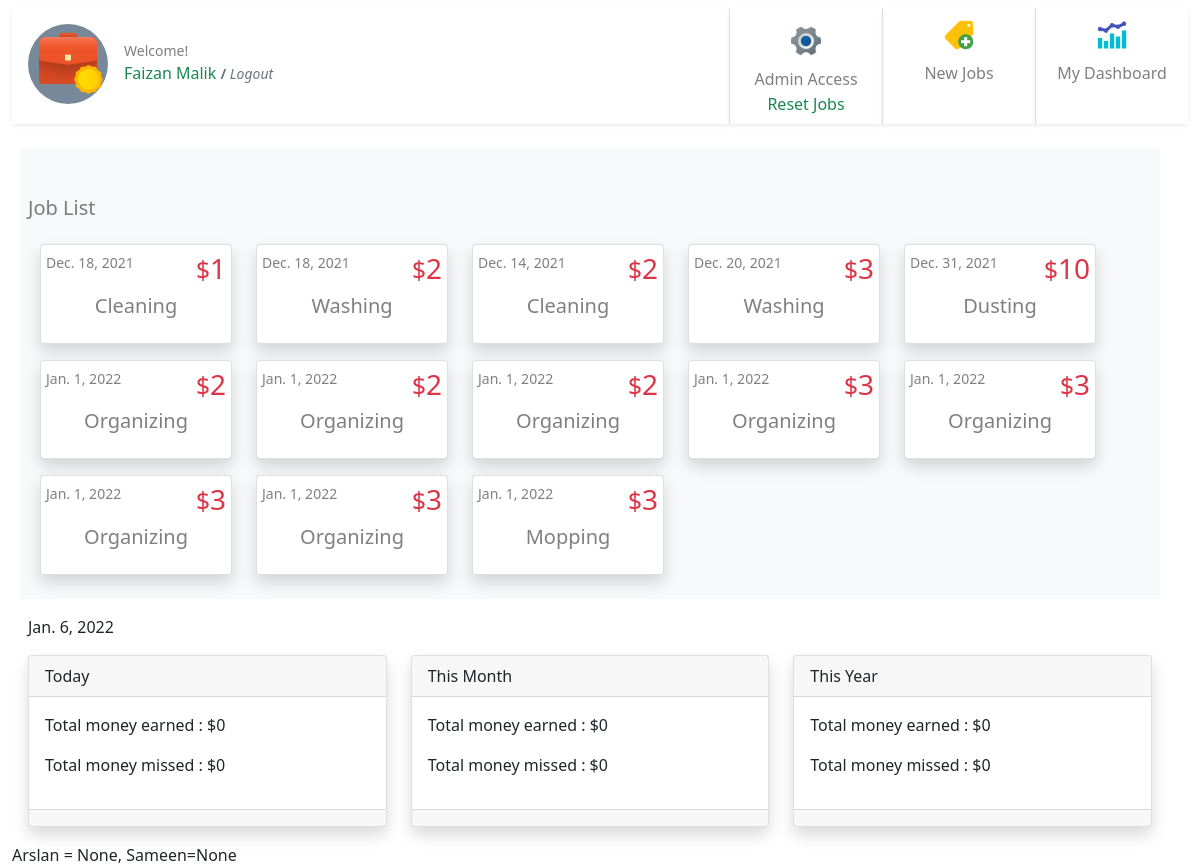
Before: /dashboard/ (signed in) with the older database file.
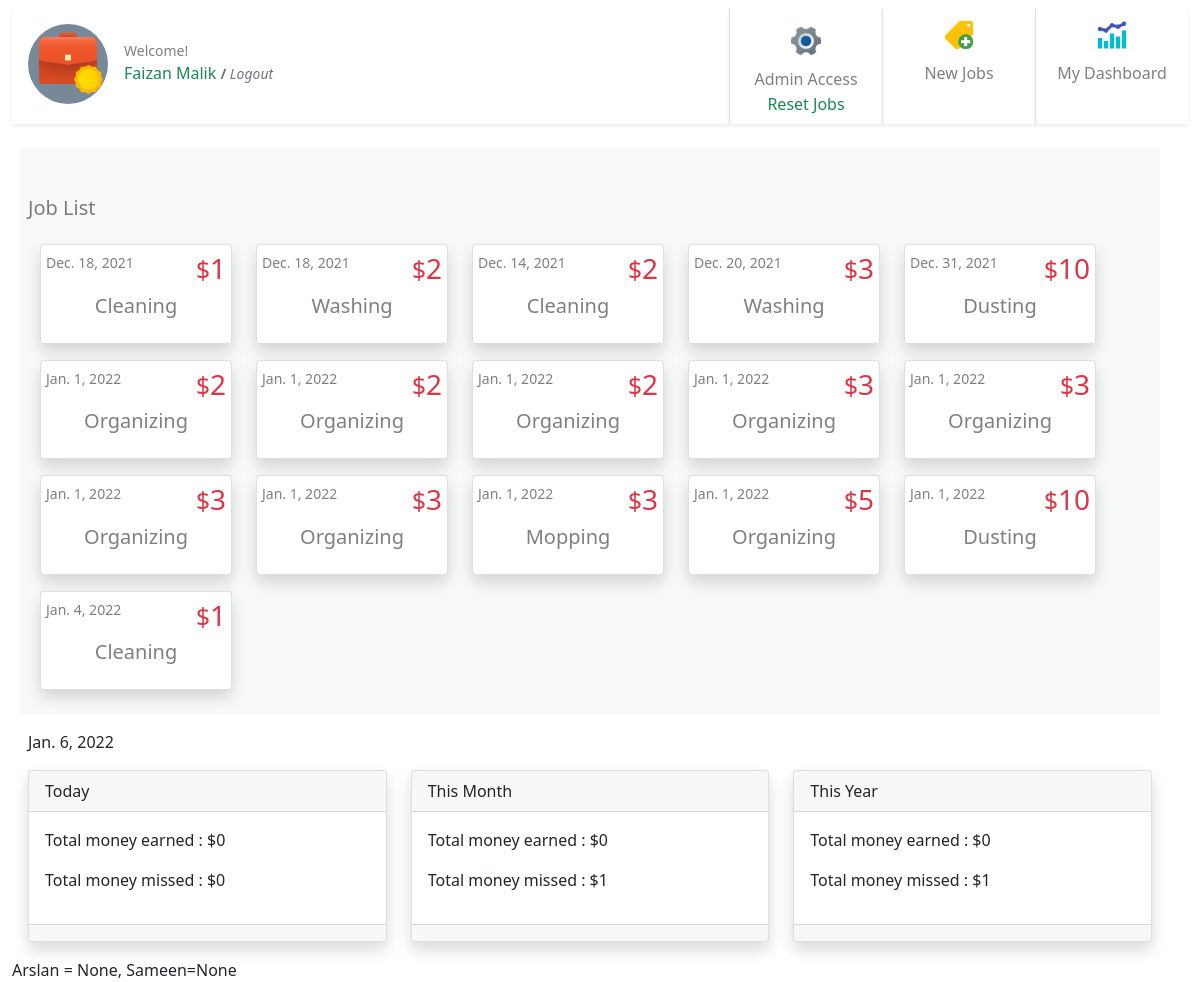
After: the same page with the newer database file.
### jobs/models.py (models this page shows, shortened)
class JobPost(models.Model):
    job_title = models.CharField(max_length=200)
    publish_date = models.DateTimeField('date published', auto_now_add=True)
    job_detail = models.CharField(max_length=200)
    job_price = models.IntegerField(default=0)
    job_taken = models.BooleanField(default=False)
    job_under_review = models.BooleanField(default=False)
    job_passed_review = models.BooleanField(default=False)
    job_taken_date = models.DateTimeField('date job taken', null=True, blank=True)
    job_done = models.BooleanField(default=False)
    job_done_date = models.DateTimeField('date job completed', null=True, blank=True)
    job_taker = models.ForeignKey(User, on_delete=models.CASCADE, null=True, blank=True, related_name='job_user')
    job_creator = models.ForeignKey(User, on_delete=models.CASCADE, null=True, blank=True, related_name='job_author')
    job_rejected_by_admin = models.BooleanField(default=False)
    job_expired = models.BooleanField(default=False)
    def __str__(self):
        return self.job_title

### jobs/views.py (the view)
# urls.py: path('dashboard/', views.dashboard, name='dashboard'),
@login_required
def dashboard(request):
    date_today = timezone.datetime.now()
    job_list = get_this_family_jobs(request)
    unclaimed_this_day = get_this_family_jobs(request).filter(publish_date__day=date_today.day).filter(job_taken= False).aggregate(Sum('job_price'))
    unclaimed_this_month = get_this_family_jobs(request).filter(publish_date__month=date_today.month).filter(job_taken= False).aggregate(Sum('job_price'))
    unclaimed_this_year = get_this_family_jobs(request).filter(publish_date__year=date_today.year).filter(job_taken= False).aggregate(Sum('job_price'))
    my_total_this_day = get_this_family_jobs(request).filter(publish_date__day=date_today.day).filter(job_taker=request.user).filter(job_taken=True).filter(job_done=True).filter(job_passed_review= True).aggregate(Sum('job_price'))
    my_total_this_month = get_this_family_jobs(request).filter(publish_date__month=date_today.month).filter(job_taker=request.user).filter(job_taken=True).filter(job_done=True).filter(job_passed_review= True).aggregate(Sum('job_price'))
    my_total_this_year = get_this_family_jobs(request).filter(publish_date__year=date_today.year).filter(job_taker=request.user).filter(job_taken=True).filter(job_done=True).filter(job_passed_review= True).aggregate(Sum('job_price'))
    print("job = ", job_list)
    def get_jobs_ready_for_payment_this_month(request):
        jobs = {}
        user_group = Group.objects.get(user = request.user)
        users_in_a_group = User.objects.filter(groups=user_group)
        for u in users_in_a_group:
            if u.is_staff:
                pass
            else:
                jobs[u.first_name] = get_this_family_jobs(request).filter(publish_date__month=date_today.month).filter(job_taker=u).filter(job_taken=True).filter(job_done=True).filter(job_passed_review= True).aggregate(Sum('job_price'))
        print("Family jobs this month : ", jobs)
        for key, value in jobs.items():
            print("JOBS for this family children : ", key, value)
        return jobs
    get_jobs_ready_for_payment_this_month(request)
    template = loader.get_template('jobs/dashboard.html')
    context = {
    'user': request.user,
    'date_today' : date_today,
    'unclaimed_this_day' : unclaimed_this_day,
    'unclaimed_this_month' : unclaimed_this_month,
    'unclaimed_this_year' : unclaimed_this_year,
    'my_total_this_day' : my_total_this_day,
    'my_total_this_month' : my_total_this_month,
    'my_total_this_year' : my_total_this_year,
    'job_list' : job_list,
    'jobs_ready_for_payment_this_month' : get_jobs_ready_for_payment_this_month(request),
     }
    return HttpResponse(template.render(context, request))

### jobs/views.py (called while the page is built)
def get_this_family_jobs(request):
    family_admin = None
    date_today = timezone.datetime.now()
    user_group = Group.objects.get(user = request.user)
    users_in_a_group = User.objects.filter(groups=user_group)
    for u in users_in_a_group:
        if u.is_staff:
            family_admin = u
    this_family_jobs = JobPost.objects.filter(job_creator=family_admin)
    return this_family_jobs

### jobs/templates/jobs/dashboard.html (shortened to what the changed rows need)
{% extends "jobs/base.html" %} {% load static %} {% block user %} {{user.first_name}} {{user.last_name}} {% endblock user %} {% block content %} {% if user.is_staff %}
<div class="container bg-light p-2 m-2">
    <div class="row justify-content-start flex-wrap">
        {% if job_list %} {% for q in job_list %}
        <div class="card ms-4 mb-3 shadow rounded p-0" style="width: 12rem;">
            <a class="btn p-0" href="{% url 'jobs:detail' q.id%}" style="width: 100%;">
                <div class="card-body p-0">
                    <div class="d-flex justify-content-between">
                        <small class="card-text text-black-50 mt-1 ms-1">{{q.publish_date.date}}</small>
                        <h3 class="text-danger mt-1 me-1 "><small>$</small>{{q.job_price}}</h3>
                    </div>
                    <h5 class="card-title pb-3 text-center text-black-50">{{ q.job_title }}</h5>
            </a>
            </div>
        </div>
        {% endfor %} {% else %}
        <div class="card ms-4 mb-3 shadow bg-body rounded p-0" style="width: 12rem;">
            <div class="card-body mt-2 pb-0">
                <p class="card-title pb-3 text-center text-black-50">No jobs available</p>
            </div>
        </div>
        {% endif %}
<div class="container  p-2 m-2">
    <div class="row">
        <div class="col">
            <div class="card shadow">
                <div class="card-body">
                    {% if my_total_this_month.job_price__sum == None %}
                    <p>Total money earned : $0</p>
                    {% else %}
                    <p>Total money earned : ${{my_total_this_month.job_price__sum}}</p>
                    {% endif %} {% if unclaimed_this_month.job_price__sum == None %}
                    <p>Total money missed : $0</p>
                    {% else %}
                    <p>Total money missed : ${{unclaimed_this_month.job_price__sum}}</p>
                    {% endif %}
                </div>
            </div>
        </div>
        <div class="col">
            <div class="card shadow">
                <div class="card-body">
                    {% if my_total_this_year.job_price__sum == None %}
                    <p>Total money earned : $0</p>
                    {% else %}
                    <p>Total money earned : ${{my_total_this_year.job_price__sum}}</p>
                    {% endif %} {% if unclaimed_this_year.job_price__sum == None %}
                    <p>Total money missed : $0</p>
                    {% else %}
                    <p>Total money missed : ${{unclaimed_this_year.job_price__sum}}</p>
                    {% endif %}
                </div>
            </div>
        </div>
    </div>
</div>
{% endif %} Arslan = {{jobs_ready_for_payment_this_month.Arslan.job_price__sum }}, Sameen={{jobs_ready_for_payment_this_month.Sameen.job_price__sum }}{% endblock content %}

Changed rows visible on the page:
added JobPost: publish_date "Jan. 1, 2022", job_price "5", job_title "Organizing"
added JobPost: publish_date "Jan. 1, 2022", job_price "10", job_title "Dusting"
added JobPost: publish_date "Jan. 4, 2022", job_price "1", job_title "Cleaning"
Other visible differences:
{{ unclaimed_this_month.job_price__sum }}: (not shown) → "1"
{{ unclaimed_this_year.job_price__sum }}: (not shown) → "1"
text no longer shown: "Total money missed : $0 Total money missed : $0"
text now shown: "Total money missed : $ Total money missed : $"
